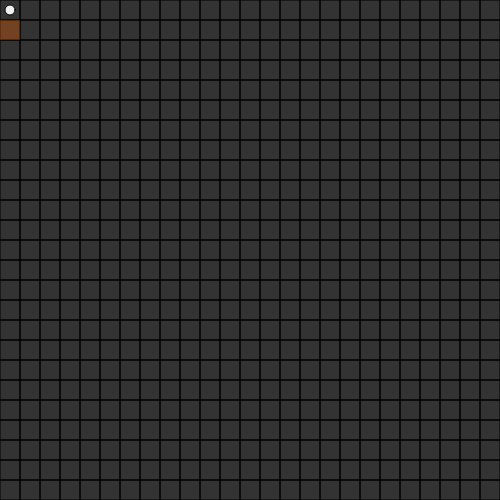
Frame 1 (no input)
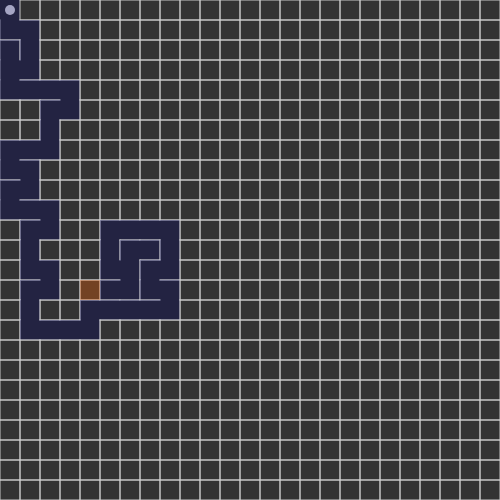
Frame 60 (no input)
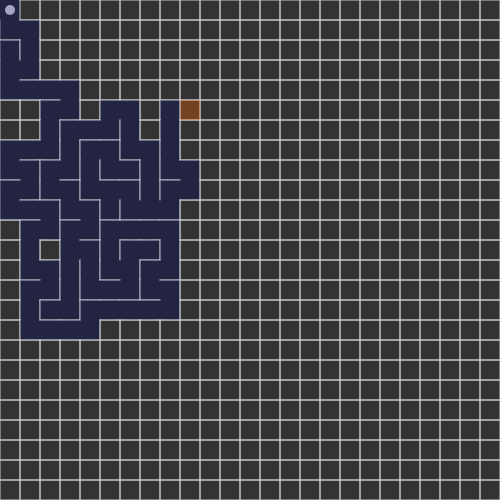
Frame 120 (the mouse pressed at the canvas centre since frame 60)

The p5.js sketch that drew these frames (run headless with seeded random() and noise() and a simulated clock; from frame 60 on, the mouse is pressed at the canvas centre):

// p5.js sketch
// ── sketch.js
// Make the initial cell the current cell and mark it as visited
// While there are unvisited cells
// If the current cell has any neighbours which have not been visited
    // Choose randomly one of the unvisited neighbours
    // Push the current cell to the stack
    // Remove the wall between the current cell and the chosen cell
    // Make the chosen cell the current cell and mark it as visited
// Else if stack is not empty
    // Pop a cell from the stack
    // Make it the current cell

new p5();
let cols, rows, player;
    //defines cellsize
let w = 20;

let grid = [];

let current;

let stack = [];




function setup() {
    createCanvas(500, 500);
        //set cellCount
    cols = Math.floor(width / w);
    rows = Math.floor(height / w);
    player = new Ball();
    frameRate(30);
        //generate rows
    for (let j = 0; j < rows; j++) {
            //generate col
        for (let i = 0; i < cols; i++){
                //make new cell
            let cell = new Cell(i, j);
            grid.push(cell);
        }
    }
    current = grid[0];
}

function draw() {
    background(51);
    player.update();
    player.show();
        //loop through all 
    for(let i = 0; i < grid.length; i++) {
        grid[i].show();
    }
    stroke(200);
    noFill();
    current.visited = true;
        //STEP 1: pick neighbor
    let next = current.checkNeighbors();
    if (next) {
        next.visited = true;
            //STEP 2:
        stack.push(current);
            //STEP 3: remove walls
        removeWalls(current, next);
            //STEP 4: set new current
        current = next;
    } else if (stack.length > 0) {
            //returns last element of stack as new current
        current = stack.pop();
    }
    if (stack.length > 0) {
        current.highlight();
    }
}

function index(i, j) {
    if(i < 0 || j < 0 || i > cols - 1 || j > rows - 1) {
        return -1;
    }
    return i + j * cols;
}

removeWalls = (a, b) => {
    
    //a = current
    //b = neighbor
        //calculates x difference
    let x = a.i - b.i;
        //neighbor is left
    if(x === 1) {
            //remove left wall of current
        a.walls[3] = false;
            //remove right wall of neighbor
        b.walls[1] = false;
    } else if (x === -1) {
        a.walls[1] = false;
        b.walls[3] = false;
    }
        //calculates y difference
    let y = a.j - b.j;
    if(y === 1) {
        a.walls[0] = false;
        b.walls[2] = false;
    } else if (y === -1) {
        a.walls[2] = false;
        b.walls[0] = false;
    }
}








//whitespace
// ── Ball.js
function Ball() {
    this.x = w / 2;
    this.y = w / 2;
    this.size = w / 2;
    this.speed = 1;
    this.show = () => {
        fill(240);
        circle(this.x, this.y, this.size);
    }
    this.update = () => {
        if (keyCode === UP_ARROW && this.y - this.size / 2 > 0) {
            this.y -= this.speed;
        } else if (keyCode === DOWN_ARROW && this.y + this.size / 2 < height) {
            this.y += this.speed;
        } else if (keyCode === LEFT_ARROW && this.x - this.size / 2 > 0) {
            this.x -= this.speed;
        } else if (keyCode === RIGHT_ARROW && this.x + this.size / 2 < width) {
            this.x += this.speed;
        }
    }
}

// ── Cell.js
function Cell(i, j) {

    //colNum, rowNum
    this.i = i;
    this.j = j;
    this.walls = [true, true, true, true]
    this.visited = false;

    this.checkNeighbors = () => {
        let neighbors = [];

        let top = grid[index(i, j - 1)];
        let right = grid[index(i + 1, j)];
        let bottom = grid[index(i, j + 1)];
        let left = grid[index(i - 1, j)];

        if (top && !top.visited) {
            neighbors.push(top);
        }
        if (right && !right.visited) {
            neighbors.push(right);
        }
        if (bottom && !bottom.visited) {
            neighbors.push(bottom);
        }
        if (left && !left.visited) {
            neighbors.push(left);
        }
        if (neighbors.length > 0) {
            let r = floor(random(0, neighbors.length));
            return neighbors[r];
        } else {
            return undefined;
        }
    }

    this.highlight = () => {
        let x = this.i * w;
        let y = this.j * w;
        noStroke();
        fill(300, 100, 0, 80);
        rect(x, y, w, w);

    }


    this.show = () => {
        let x = this.i * w;
        let y = this.j * w;


        //draws 4 walls of cell conditionally

        //top
        if (this.walls[0]) {
            line(x, y, x + w, y);
        }
        //right
        if (this.walls[1]) {
            line(x + w, y, x + w, y + w);
        }
        //bottom
        if (this.walls[2]) {
            line(x, y + w, x + w, y + w);
        }
        //left
        if (this.walls[3]) {
            line(x, y, x, y + w);
        }
        //fill visited
        if (this.visited) {
            noStroke();
            fill(0, 0, 100, 80);
            rect(x, y, w, w)
            stroke(200);
        }




        //bool for top, right, bottom, left

    }
}
